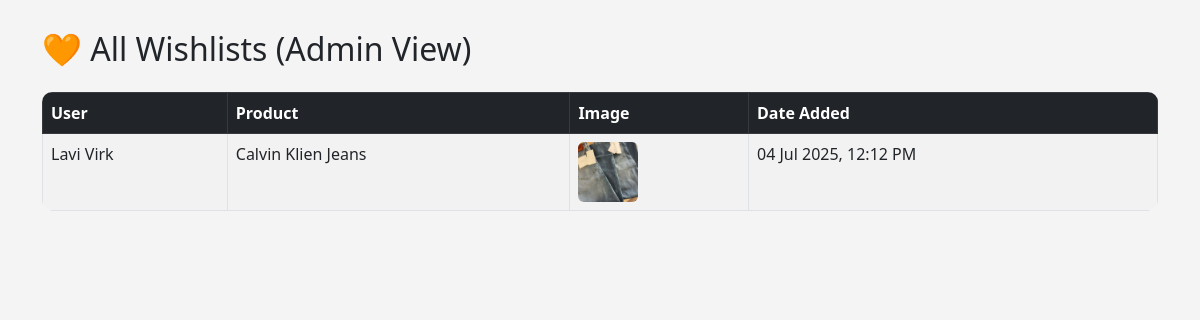
Page /admin_view_wishlists.php on the committed database.
### tables this page shows
CREATE TABLE `wishlist` (
  `id` int(11) NOT NULL,
  `user_id` int(11) NOT NULL,
  `product_id` int(11) NOT NULL,
  `added_on` datetime DEFAULT current_timestamp()
);

CREATE TABLE `users` (
  `id` int(11) NOT NULL,
  `name` varchar(255) NOT NULL,
  `email` varchar(255) NOT NULL,
  `password` varchar(255) NOT NULL,
  `cpassword` varchar(255) NOT NULL,
  `created_at` timestamp NOT NULL DEFAULT current_timestamp(),
  `role` enum('admin','user') NOT NULL DEFAULT 'user'
);

CREATE TABLE `products` (
  `id` int(11) NOT NULL,
  `category_id` int(11) NOT NULL,
  `name` varchar(255) NOT NULL,
  `slug` varchar(255) NOT NULL,
  `small_description` mediumtext NOT NULL,
  `description` varchar(255) NOT NULL,
  `original_price` int(11) NOT NULL,
  `selling_price` int(11) NOT NULL,
  `images` varchar(255) NOT NULL,
  `qty` int(11) NOT NULL,
  `status` tinyint(4) NOT NULL,
  `trending` tinyint(4) NOT NULL,
  `meta_title` varchar(255) NOT NULL,
  `meta_keywords` mediumtext NOT NULL,
  `meta_description` mediumtext NOT NULL,
  `created_at` timestamp NOT NULL DEFAULT current_timestamp()
);

### admin_view_wishlists.php (the view, shortened to what this page needs)
<?php
$conn = new mysqli("localhost", "root", "", "CCBS");
$sql = "SELECT wishlist.*, users.name AS user_name, products.name AS product_name, products.images
        FROM wishlist
        JOIN users ON wishlist.user_id = users.id
        JOIN products ON wishlist.product_id = products.id
        ORDER BY wishlist.added_on DESC";
$result = mysqli_query($conn, $sql);
?>
<!DOCTYPE html>
<html>
<head>
    <link href="https://cdn.jsdelivr.net/npm/bootstrap@5.3.0/dist/css/bootstrap.min.css" rel="stylesheet">
</head>
<body>
<div class="container">
    <h2 class="mb-4">🧡 All Wishlists (Admin View)</h2>
    <table class="table table-bordered table-striped">
        <thead class="table-dark">
            <tr>
                <th>User</th>
                <th>Product</th>
                <th>Image</th>
                <th>Date Added</th>
            </tr>
        </thead>
        <tbody>
        <?php if (mysqli_num_rows($result) > 0): ?>
            <?php while($row = mysqli_fetch_assoc($result)): ?>
                <tr>
                    <td><?= htmlspecialchars($row['user_name']); ?></td>
                    <td><?= htmlspecialchars($row['product_name']); ?></td>
                    <td><img src="uploads/<?= $row['images']; ?>" alt="<?= $row['product_name']; ?>"></td>
                    <td><?= date("d M Y, h:i A", strtotime($row['added_on'])); ?></td>
                </tr>
            <?php endwhile; ?>
        <?php else: ?>
            <tr>
                <td colspan="4" class="text-center">No wishlist entries found.</td>
            </tr>
        <?php endif; ?>
        </tbody>
    </table>
</div>
</body>
</html>

### admin_view_wishlists.php (style rules this page uses)
body { padding: 30px; background: #f4f4f4; }
table { background: #fff; border-radius: 10px; overflow: hidden; }
img { width: 60px; height: 60px; object-fit: cover; border-radius: 6px; }

### rows in the picture
wishlist: user.name "Lavi Virk", product.name "Calvin Klien Jeans", product.images (picture), added_on "04 Jul 2025, 12:12 PM"
